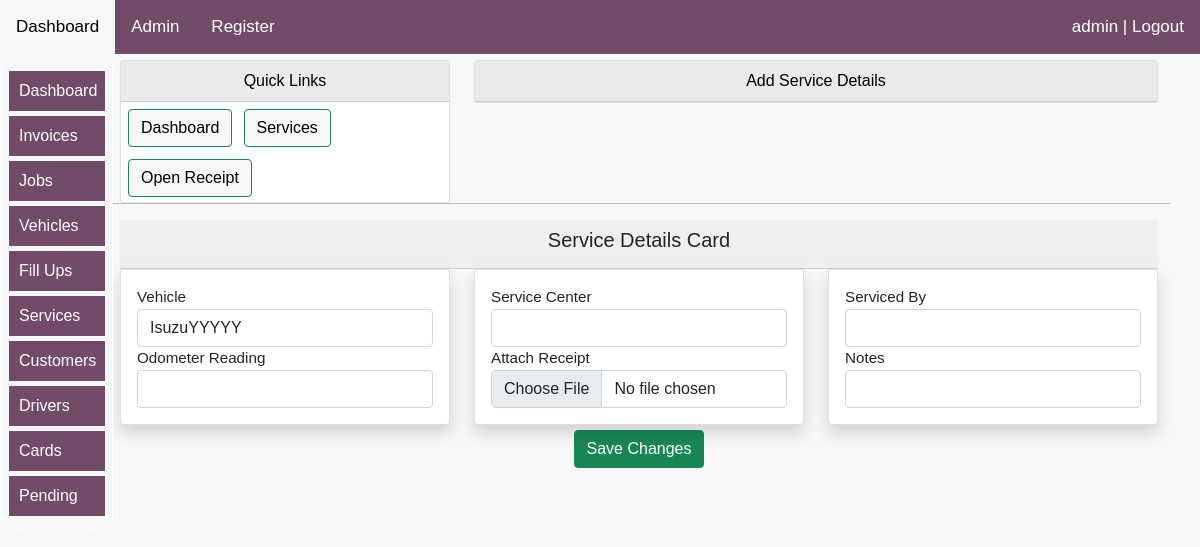
Before: /logistics/add-service-details/1/ (signed in) with the older database file.
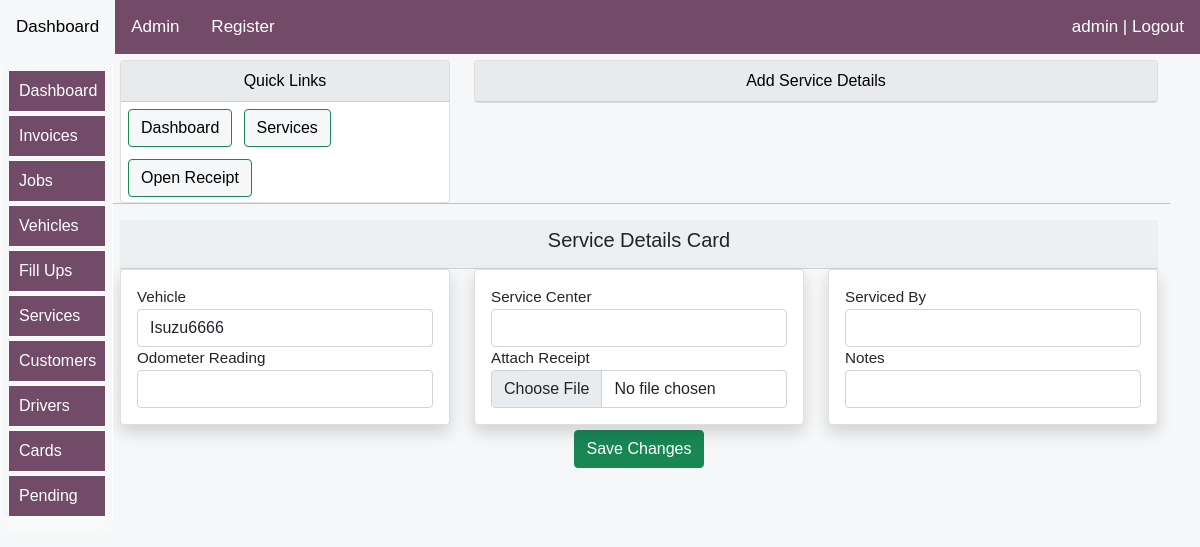
After: the same page with the newer database file.
### logistics/models.py (models this page shows, shortened)
class AlwenServiceDetailsModel(models.Model):
    service_number=models.CharField(max_length=30,blank=True,null=True)
    vehicle=models.ForeignKey(AlwenVehiclesModel,on_delete=models.SET_NULL,blank=True,null=True)
    date=models.DateField(blank=True,null=True,auto_now=True)
    odometer=models.IntegerField(blank=True,null=True)
    service_center= models.CharField(max_length=30, blank=True, null=True)
    service_cost=models.DecimalField(max_digits=10,blank=True,null=True,decimal_places=2,default=0)
    receipt=models.FileField(upload_to='myfiles/',blank=True,null=True)
    serviced_by=models.CharField(blank=True,null=True,max_length=20)
    notes=models.CharField(blank=True,null=True,max_length=20)

### logistics/views.py (the view, shortened to what this page needs)
# urls.py: path('add-service-details/<str:pk>/', views.add_service_details, name="add_service_details"),
@login_required(login_url='login:loginpage')
def add_service_details(request,pk):
    title="Add Service Details"
    services=AlwenServiceDetailsModel.objects.filter(id=pk)
    try:
        my_service_id=AlwenServiceDetailsModel.objects.get(id=pk)
    except:
        messages.error(request, 'Something went wrong and could not get the invoice')
        return redirect("logistics:services")
    service_Items = ServiceTasksModel.objects.filter(task_service_connector=my_service_id)#this line helps to
    inv_id= get_object_or_404(AlwenServiceDetailsModel, id=pk)#this helps to fill that select field and invoice fields and content
    form=AddServiceDetailsForm(instance=my_service_id)
    shipment_context={
        "form":form,
        "service_Items":service_Items,
        "services":services,
        "my_service_id":my_service_id,
        "title":title,
    }
    return render(request, 'logistics/add-service-details.html', shipment_context)#th

### logistics/forms.py
class AddServiceDetailsForm(forms.ModelForm):
    class Meta:
        model = AlwenServiceDetailsModel
        fields = ['vehicle','odometer','service_center','receipt','serviced_by','notes']
        widgets={
            'vehicle':forms.Select(attrs={'class':'form-control'}),
            'odometer':forms.TextInput(attrs={'class':'form-control'}),
            'service_center':forms.TextInput(attrs={'class':'form-control'}),
            'receipt':forms.FileInput(attrs={'class':'form-control'}),
            'serviced_by':forms.TextInput(attrs={'class':'form-control'}),
            'notes':forms.TextInput(attrs={'class':'form-control'}),
            }

### logistics/models.py (called while the page is built)
    def __str__(self):
    	return str(self.vehicle_name)# this will show up in the admin area

### logistics/templates/logistics/add-service-details.html (shortened to what this page needs)
{% extends 'bases/base.html'%}
{% load static %}
{% load crispy_forms_tags %}
{% block style %}
<link href="{% static 'css/bootstrap.min.css' %}" rel="stylesheet">
<link rel="stylesheet" href="https://use.fontawesome.com/releases/v5.15.2/css/all.css"
>
<link href="{% static 'js/jquery-ui-1.12.1/jquery-ui.min.css' %}" rel="stylesheet">
<link href="{% static 'js/jquery-ui-1.12.1/jquery-ui.structure.min.css' %}" rel="stylesheet">
<link href="{% static 'js/jquery-ui-1.12.1/jquery-ui.theme.min.css' %}" rel="stylesheet">
   {%endblock%}
   {% block body %}
<div class="container">
    <div class="row mt-12" >
        <div class="col-md-4">
            <div class="card">
                <div id="allif-section-headers" class="card-header ">
                   Quick Links
                </div>
                <div >
                    <a  href="{% url 'logistics:logistics-dashboard' %}">
                    <button id="allif-link-buttons" type="button" class="btn btn-success mybuttonlinks" >
                    Dashboard</button></a>
                    <a  href="{% url 'logistics:services' %}">
                        <button id="allif-link-buttons" type="button" class="btn btn-success mybuttonlinks" >
                        Services</button></a>
                    {% if my_service_id.receipt %}
                    <a href="{{ my_service_id.receipt.url }}" target="_blank" >
                        <button id="allif-link-buttons" type="button" class="btn btn-success mybuttonlinks" >
                        Open Receipt
                    </button>
                        {% else %}
                        <button id="allif-link-buttons" type="button" class="btn btn-success mybuttonlinks" >
                            No Receipt
                        </button>
                        {% endif %}
                    </a>
                   </div>
            </div>
        </div>
    <div class="col-md-8">
        <div class="card">
            <div id="allif-section-headers" class="card-header">
              Add Service Details
            </div>
        </div></div>
    <hr>
    <form method='POST' action='' enctype="multipart/form-data">{% csrf_token %}
      <div class="col-md-12">
          <div class="card-header text-center" >
              <h5>Service Details Card</h5>
          </div>
          <div class="row">
              <div class="col-md-4">
                  <div class="card my-card shadow text-left p-3">
                  <label>Vehicle</label> {{form.vehicle}}
                  <label>Odometer Reading</label>{{form.odometer}}
                  </div>
              </div>
              <div class="col-md-4">
                  <div class="card my-card shadow text-left p-3">
                  <label>Service Center</label> {{form.service_center}}
                  <label>Attach Receipt</label> {{form.receipt}}
                  </div>
              </div>
              <div class="col-md-4">
                  <div class="card my-card shadow text-left p-3">
                  <label>Serviced By</label> {{form.serviced_by}}
                  <label>Notes</label> {{form.notes}}
                  </div>
              </div>
          </div>
      </div>
      <div style="float: center; text-align: center;">
      <button class="btn btn-success " type="submit" style="text-align: center; margin:auto; padding: auto; margin-top: 5px;">
      Save Changes</button>
      </div>
      </form>
</div>
   {% endblock %}

Changed rows visible on the page:
changed AlwenServiceDetailsModel: vehicle "IsuzuYYYYY" → "Isuzu6666"
